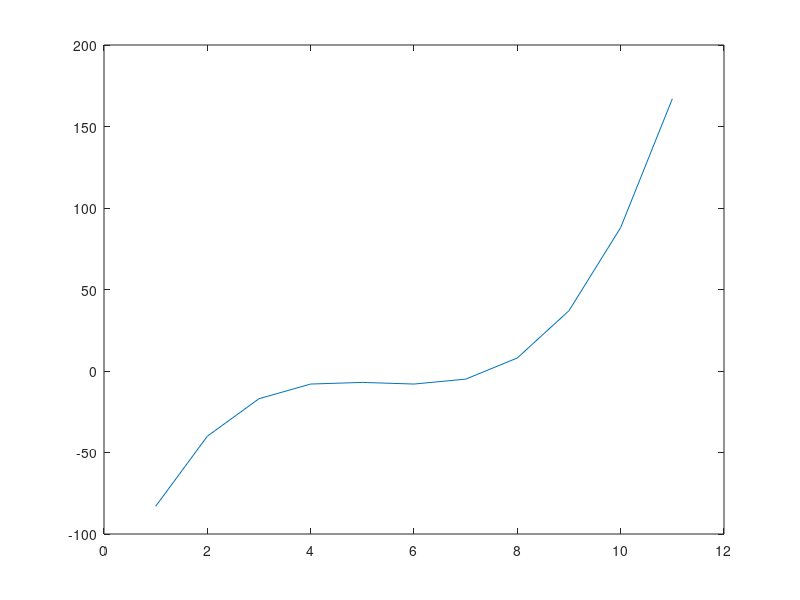

MATLAB code to generate this figure:
clc
clear all

save('data')

%%
clc
clear all

x = input('Angiv en x værdi: ');; % Det er denne vi vil tjekke.
minVal = 2;
maxVal = 6;

if (x >= minVal) && (x <= maxVal)
disp('værdien er inden for intervallet.')
elseif (x > maxVal)
disp('Værdien er større end maximum værdien.')
else
disp('Værdien er mindre end minimum værdien.')
end

%% Løkker
clc
clear all

z=[]

for n = 1:6
z(n) = (n+3)*4;
end

z

h=[];

for n = 4:20
h(n) = n * (n - 1) + 24 - n;
end

h

h=[];

for n = 20:-1:4
h(n) = n * (n - 1) + 24 - n;
end

h

for i = 1:10000
    i
    if i>500
        break
    end
end

n = 1;

z=[]

while n < 10
n = n + 1
z(n)=(n+3)*4;
end

z

k=[]

while n < 20
n = n + 1
k(n)=n*(n-1)-5;
end

k

%% Numeriske funktioner

f = @(x) (x.^3+2*x.^2-8);
[x0,fopt] = fzero(f,-3);

[x0,fopt]

plot(f(-5:5))

%% Definer egne funktioner
clc
clear all

z=[];

for n = 1:6
z(n) = (n+3)*4;
end

z

%% Ekstraopgave
clc
clear all

n=10;
k=0;
for i = 1:n
    for j = 1:n
        k=k+i+j;
    end
end
k

n=100;
k=100;
for i = 1:n
    for j = 1:n
        k=(i*j);
    end
end
k

n=321;
k=64;
for i = 1:n
    for j = 1:n
        k=(i+j);
    end
end
k

for i = 2:100
    for j = 2:100
        if(~mod(i,j))
            break;
        end
    end
    if(j > (i/j))
        fprintf('%d er et primtal\n', i);
    end
end



%% Custom funktioner
function [ z ] = minfunktion( n )
% minfunktion Skriv noget forklarende tekst her
for m = 1:n
z(m) = (m+3)*4;
end;
end

function [ z ] = minfunktion2( n )
% minfunktion Skriv noget forklarende tekst her
n=1
while n<10
n = n+1;
z(n) = (n+3)*4;
end;
end

